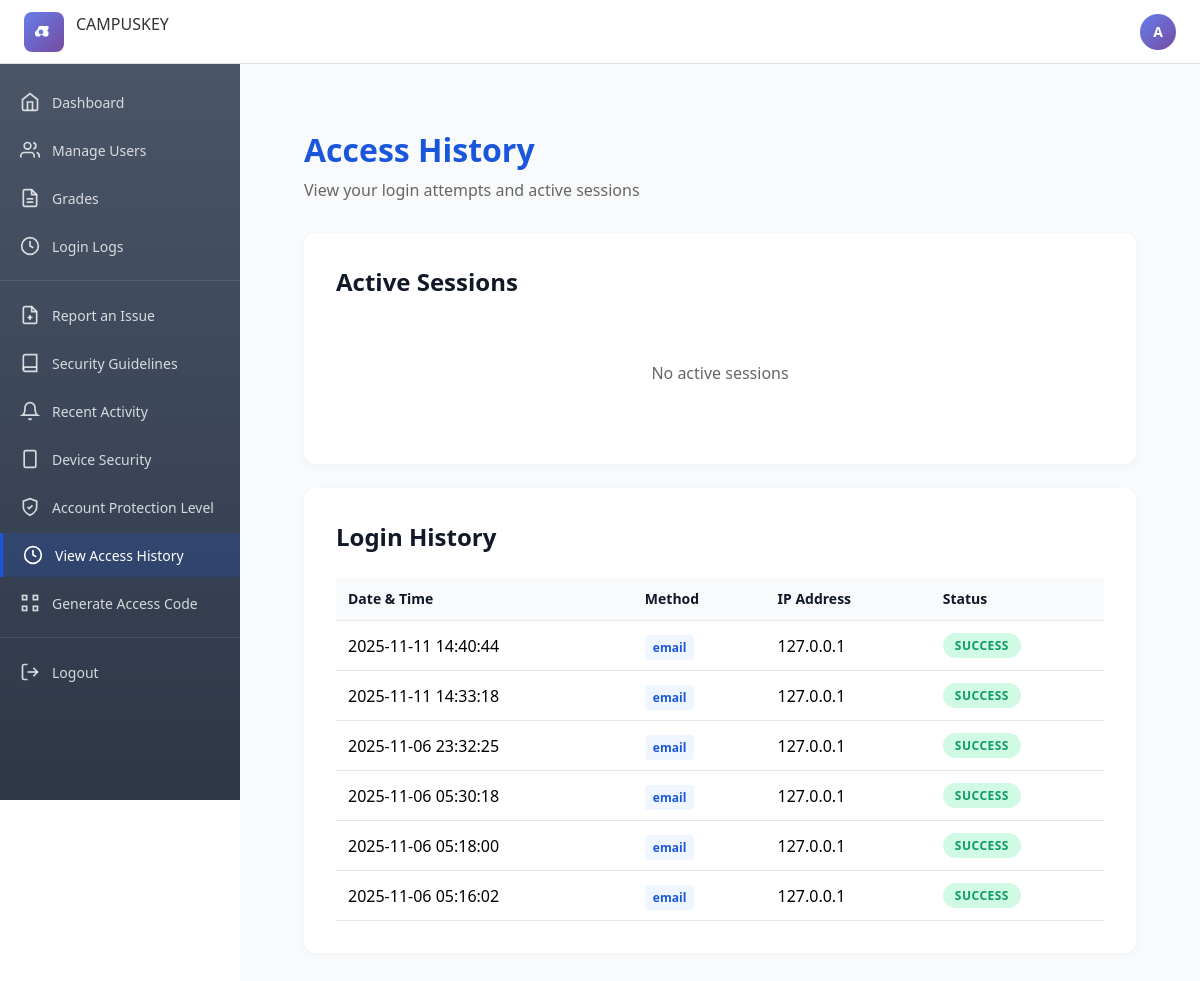
The app's page /access-history (signed in), older data.
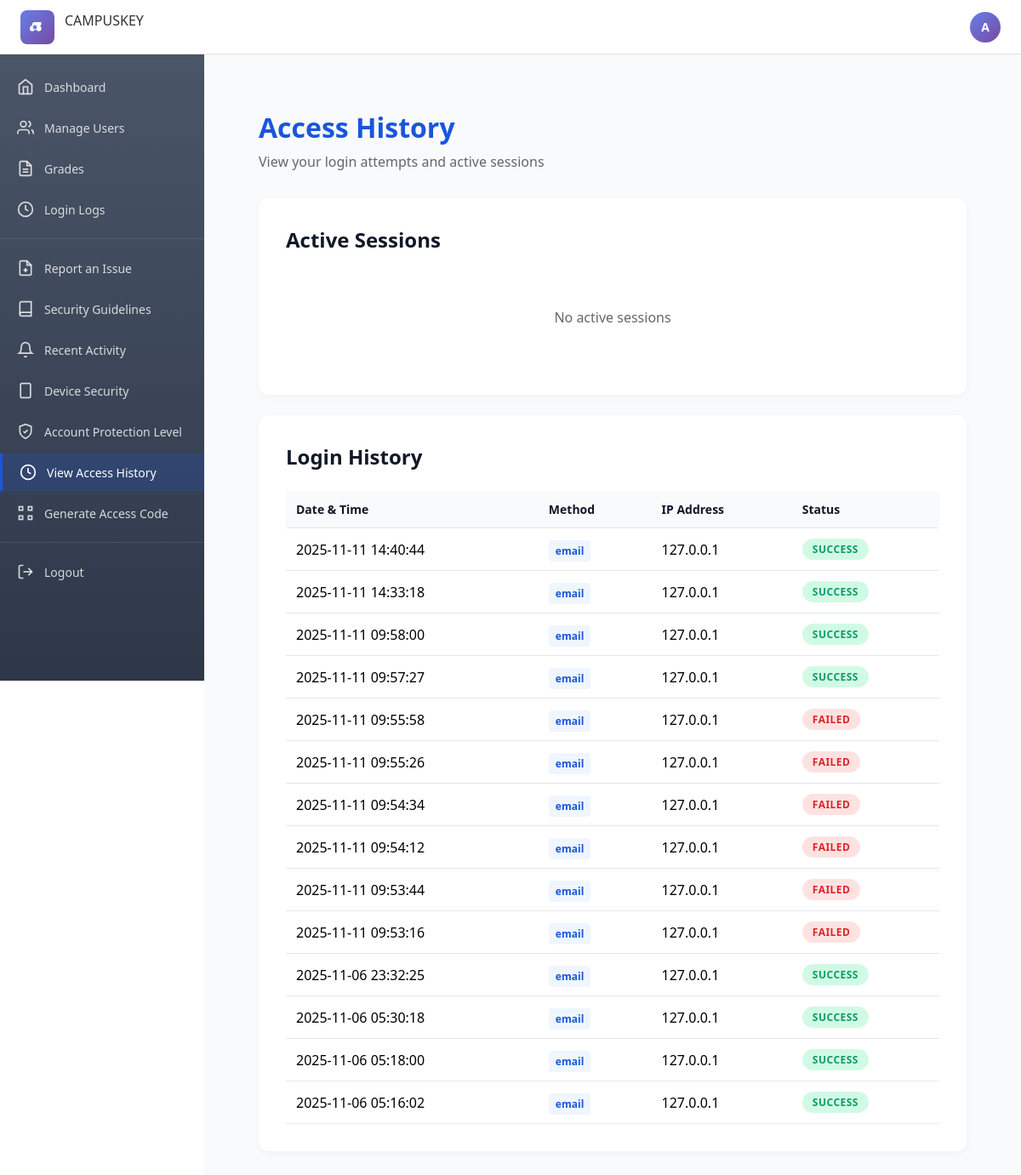
The same page, newer data.
### models.py (models this page shows, shortened)
class User(UserMixin, db.Model):
    id = db.Column(db.Integer, primary_key=True)
    username = db.Column(db.String(80), unique=True, nullable=False)
    email = db.Column(db.String(120), nullable=True)  # Optional - only for legacy/display purposes
    phone_number = db.Column(db.String(20), nullable=True)  # Phone number for SMS OTP
    role = db.Column(db.String(20), nullable=False)  # student, professor, admin
    otp_secret = db.Column(db.String(32), default=pyotp.random_base32)
    created_at = db.Column(db.DateTime, default=datetime.utcnow)

class LoginAttempt(db.Model):
    id = db.Column(db.Integer, primary_key=True)
    user_id = db.Column(db.Integer, db.ForeignKey('user.id'))
    username = db.Column(db.String(80), nullable=False)
    method = db.Column(db.String(20), nullable=False)  # otp, biometric, rfid, password
    status = db.Column(db.String(10), nullable=False)  # success, failed
    ip_address = db.Column(db.String(45))
    user_agent = db.Column(db.Text)
    timestamp = db.Column(db.DateTime, default=datetime.utcnow)
    user = db.relationship('User', backref=db.backref('login_attempts', lazy=True))

### app.py (the view)
@app.route('/access-history')
@login_required
def access_history():
    from auth import get_active_sessions
    from models import LoginAttempt
    login_attempts = LoginAttempt.query.filter_by(user_id=current_user.id).order_by(LoginAttempt.timestamp.desc()).limit(50).all()
    active_sessions = get_active_sessions()
    user_sessions = [s for s in active_sessions if s.user_id == current_user.id]
    return render_template('access_history.html',
                        login_attempts=login_attempts,
                        active_sessions=user_sessions)

### app.py (called while the page is built)
@login_manager.user_loader
def load_user(user_id):
    return User.query.get(int(user_id))

@app.context_processor
def inject_user():
    from flask_login import current_user
    return dict(current_user=current_user)

### auth.py (called while the page is built)
def get_est_time():
    return datetime.now(EST)

def get_active_sessions():
    try:
        expiration_time = get_est_time() - timedelta(hours=2)
        expired_sessions = ActiveSession.query.filter(
            ActiveSession.last_activity < expiration_time
        ).all()
        for session in expired_sessions:
            db.session.delete(session)
        db.session.commit()
        return ActiveSession.query.all()
    except Exception as e:
        print(f"Error getting active sessions: {e}")
        db.session.rollback()
        return []

### templates/access_history.html (shortened to what this page needs)
{% extends "base.html" %}
{% block content %}
<div class="page-container">
    <div class="page-header">
        <h1 class="page-title">Access History</h1>
        <p class="page-subtitle">View your login attempts and active sessions</p>
    </div>
    <div class="content-section">
        <div class="card">
            <h2 class="card-title">Active Sessions</h2>
            {% if active_sessions %}
            <div class="session-list">
                {% for session in active_sessions %}
                <div class="session-item">
                    <div class="session-info">
                        <strong>{{ session.ip_address }}</strong>
                        <span class="session-time">{{ session.last_activity.strftime('%Y-%m-%d %H:%M:%S') }}</span>
                    </div>
                    <span class="session-status active">Active</span>
                </div>
                {% endfor %}
            </div>
            {% else %}
            <p class="empty-state">No active sessions</p>
            {% endif %}
        </div>
        <div class="card">
            <h2 class="card-title">Login History</h2>
            {% if login_attempts %}
            <div class="history-table">
                <table>
                    <thead>
                        <tr>
                            <th>Date & Time</th>
                            <th>Method</th>
                            <th>IP Address</th>
                            <th>Status</th>
                        </tr>
                    </thead>
                    <tbody>
                        {% for attempt in login_attempts %}
                        <tr>
                            <td>{{ attempt.timestamp.strftime('%Y-%m-%d %H:%M:%S') }}</td>
                            <td><span class="method-badge">{{ attempt.method }}</span></td>
                            <td>{{ attempt.ip_address }}</td>
                            <td>
                                <span class="status-badge {{ 'success' if attempt.status == 'success' else 'failed' }}">
                                    {{ attempt.status }}
                                </span>
                            </td>
                        </tr>
                        {% endfor %}
                    </tbody>
                </table>
            </div>
            {% else %}
            <p class="empty-state">No login history available</p>
            {% endif %}
        </div>
    </div>
</div>
{% endblock %}

### templates/base.html (shortened to what this page needs)
<!DOCTYPE html>
<html lang="en">
<head>
    <link rel="stylesheet" href="{{ url_for('static', filename='css/style.css') }}">
</head>
<body>
    {% if current_user.is_authenticated and request.endpoint != 'login' %}
    <header class="top-header">
        <div class="header-left">
            <div class="logo-square">
            </div>
            <span class="header-title">CAMPUSKEY</span>
        </div>
        <div class="header-right">
            <div class="user-avatar">
                {{ current_user.username[0].upper() }}
            </div>
        </div>
    </header>
    <div class="app-layout">
        <aside class="sidebar">
            <nav class="sidebar-nav">
                <a href="{% if current_user.role == 'admin' %}{{ url_for('admin_dashboard') }}{% elif current_user.role == 'professor' %}{{ url_for('professor_dashboard') }}{% else %}{{ url_for('student_dashboard') }}{% endif %}" class="nav-item {% if 'dashboard' in request.endpoint %}active{% endif %}">
                    <span>Dashboard</span>
                </a>
                {% if current_user.role == 'admin' and current_user.username == 'admin' %}
                <a href="{{ url_for('admin') }}" class="nav-item {% if request.endpoint == 'admin' %}active{% endif %}">
                    <span>Manage Users</span>
                </a>
                <a href="{{ url_for('admin_grades') }}" class="nav-item {% if request.endpoint == 'admin_grades' %}active{% endif %}">
                    <span>Grades</span>
                </a>
                <a href="{{ url_for('login_logs') }}" class="nav-item {% if request.endpoint == 'login_logs' %}active{% endif %}">
                    <svg width="20" height="20" viewBox="0 0 24 24" fill="none" stroke="currentColor" stroke-width="2">
                        <circle cx="12" cy="12" r="10"></circle>
                        <polyline points="12 6 12 12 16 14"></polyline>
                    </svg>
                    <span>Login Logs</span>
                </a>
                {% endif %}
                <div class="nav-divider"></div>
                <a href="{{ url_for('report_issue') }}" class="nav-item {% if request.endpoint == 'report_issue' %}active{% endif %}">
                    <span>Report an Issue</span>
                </a>
                <a href="{{ url_for('security_guidelines') }}" class="nav-item {% if request.endpoint == 'security_guidelines' %}active{% endif %}">
                    <svg width="20" height="20" viewBox="0 0 24 24" fill="none" stroke="currentColor" stroke-width="2">
                        <path d="M4 19.5A2.5 2.5 0 0 1 6.5 17H20"></path>
                        <path d="M6.5 2H20v20H6.5A2.5 2.5 0 0 1 4 19.5v-15A2.5 2.5 0 0 1 6.5 2z"></path>
                    </svg>
                    <span>Security Guidelines</span>
                </a>
                <a href="{{ url_for('recent_activity') }}" class="nav-item {% if request.endpoint == 'recent_activity' %}active{% endif %}">
                    <svg width="20" height="20" viewBox="0 0 24 24" fill="none" stroke="currentColor" stroke-width="2">
                        <path d="M18 8A6 6 0 0 0 6 8c0 7-3 9-3 9h18s-3-2-3-9"></path>
                        <path d="M13.73 21a2 2 0 0 1-3.46 0"></path>
                    </svg>
                    <span>Recent Activity</span>
                </a>
                <a href="{{ url_for('device_security') }}" class="nav-item {% if request.endpoint == 'device_security' %}active{% endif %}">
                    <svg width="20" height="20" viewBox="0 0 24 24" fill="none" stroke="currentColor" stroke-width="2">
                        <rect x="5" y="2" width="14" height="20" rx="2" ry="2"></rect>
                        <line x1="12" y1="18" x2="12.01" y2="18"></line>
                    </svg>
                    <span>Device Security</span>
                </a>
                <a href="{{ url_for('account_protection') }}" class="nav-item {% if request.endpoint == 'account_protection' %}active{% endif %}">
                    <svg width="20" height="20" viewBox="0 0 24 24" fill="none" stroke="currentColor" stroke-width="2">
                        <path d="M12 22s8-4 8-10V5l-8-3-8 3v7c0 6 8 10 8 10z"></path>
                        <polyline points="9 12 11 14 15 10"></polyline>
                    </svg>
                    <span>Account Protection Level</span>
                </a>
                <a href="{{ url_for('access_history') }}" class="nav-item {% if request.endpoint == 'access_history' %}active{% endif %}">
                    <svg width="20" height="20" viewBox="0 0 24 24" fill="none" stroke="currentColor" stroke-width="2">
                        <circle cx="12" cy="12" r="10"></circle>
                        <polyline points="12 6 12 12 16 14"></polyline>
                    </svg>
                    <span>View Access History</span>
                </a>
                <a href="{{ url_for('generate_code') }}" class="nav-item {% if request.endpoint == 'generate_code' %}active{% endif %}">
                    <span>Generate Access Code</span>
                </a>
                <div class="nav-divider"></div>
                <a href="{{ url_for('logout') }}" class="nav-item">
                    <span>Logout</span>
                </a>
            </nav>
        </aside>
        <main class="main-content">
    {% endif %}
    {% block content %}{% endblock %}
    {% if current_user.is_authenticated and request.endpoint != 'login' %}
        </main>
    </div>
    {% endif %}

### static/css/style.css (style rules this page uses)
* { margin: 0; padding: 0; box-sizing: border-box; }
body { font-family: 'Segoe UI', Tahoma, Geneva, Verdana, sans-serif; min-height: 100vh; overflow-x: hidden; }
.card { background: white; padding: 1.5rem; border-radius: 10px; box-shadow: 0 5px 15px rgba(0,0,0,0.1); }
.card p { color: #666; margin-bottom: 0.5rem; }
.header-title { font-size: 28px; font-weight: 700; color: #1a56db; margin-bottom: 16px; }
.status-badge { display: inline-block; padding: 6px 12px; border-radius: 20px; font-size: 12px; font-weight: 600; text-transform: uppercase; letter-spacing: 0.5px; width: fit-content; }
.top-header { background: white; height: 64px; border-bottom: 1px solid #e0e0e0; display: flex; align-items: center; justify-content: space-between; padding: 0 24px; position: fixed; top: 0; left: 0; right: 0; z-index: 1000; }
.header-left { display: flex; align-items: center; gap: 12px; }
.logo-square { width: 40px; height: 40px; background: linear-gradient(135deg, #667eea 0%, #764ba2 100%); border-radius: 8px; display: flex; align-items: center; justify-content: center; }
.header-title { font-size: 16px; font-weight: 500; color: #333; }
.header-right { display: flex; align-items: center; gap: 8px; }
.user-avatar { width: 36px; height: 36px; border-radius: 50%; background: linear-gradient(135deg, #667eea 0%, #764ba2 100%); color: white; display: flex; align-items: center; justify-content: center; font-weight: 600; font-size: 14px; cursor: pointer; }
.app-layout { display: flex; margin-top: 64px; min-height: calc(100vh - 64px); }
.sidebar { width: 240px; background: linear-gradient(180deg, #4a5568 0%, #2d3748 100%); min-height: calc(100vh - 64px); position: fixed; left: 0; top: 64px; padding: 16px 0; }
.sidebar-nav { display: flex; flex-direction: column; gap: 4px; }
.nav-item { display: flex; align-items: center; gap: 12px; padding: 12px 20px; color: rgba(255, 255, 255, 0.8); text-decoration: none; transition: all 0.2s; font-size: 14px; }
.nav-item.active { background: rgba(26, 86, 219, 0.2); color: white; border-left: 3px solid #1a56db; }
.nav-item svg { width: 20px; height: 20px; }
.nav-divider { height: 1px; background: rgba(255, 255, 255, 0.1); margin: 8px 0; }
.main-content { margin-left: 240px; flex: 1; background: #f8fafc; padding: 32px; min-height: calc(100vh - 64px); }

### templates/access_history.html (style rules this page uses)
.page-container { max-width: 1200px; margin: 0 auto; padding: 32px; }
.page-header { margin-bottom: 32px; }
.page-title { font-size: 32px; font-weight: 700; color: #1a56db; margin-bottom: 8px; }
.page-subtitle { font-size: 16px; color: #666; }
.card { background: white; border-radius: 12px; padding: 32px; margin-bottom: 24px; box-shadow: 0 2px 8px rgba(0, 0, 0, 0.04); }
.card-title { font-size: 24px; font-weight: 600; color: #111827; margin-bottom: 24px; }
.history-table { overflow-x: auto; }
table { width: 100%; border-collapse: collapse; }
thead { background: #f8fafc; }
th, td { padding: 12px; text-align: left; border-bottom: 1px solid #e5e7eb; }
th { font-weight: 600; color: #111827; font-size: 14px; }
.method-badge { padding: 4px 8px; border-radius: 4px; background: #eff6ff; color: #1a56db; font-size: 12px; font-weight: 600; }
.status-badge { padding: 4px 12px; border-radius: 20px; font-size: 12px; font-weight: 600; }
.status-badge.success { background: #d1fae5; color: #0d9b68; }
.status-badge.failed { background: #fee2e2; color: #dc2626; }
.empty-state { text-align: center; color: #6b7280; padding: 40px; }

Row changes from the older to the newer data that the page shows:
added LoginAttempt: timestamp "2025-11-11 09:58:00", method "email", ip_address "127.0.0.1", status "SUCCESS"
added LoginAttempt: timestamp "2025-11-11 09:57:27", method "email", ip_address "127.0.0.1", status "SUCCESS"
added LoginAttempt: timestamp "2025-11-11 09:55:58", method "email", ip_address "127.0.0.1", status "FAILED"
added LoginAttempt: timestamp "2025-11-11 09:55:26", method "email", ip_address "127.0.0.1", status "FAILED"
added LoginAttempt: timestamp "2025-11-11 09:54:34", method "email", ip_address "127.0.0.1", status "FAILED"
added LoginAttempt: timestamp "2025-11-11 09:54:12", method "email", ip_address "127.0.0.1", status "FAILED"
added LoginAttempt: timestamp "2025-11-11 09:53:44", method "email", ip_address "127.0.0.1", status "FAILED"
added LoginAttempt: timestamp "2025-11-11 09:53:16", method "email", ip_address "127.0.0.1", status "FAILED"
